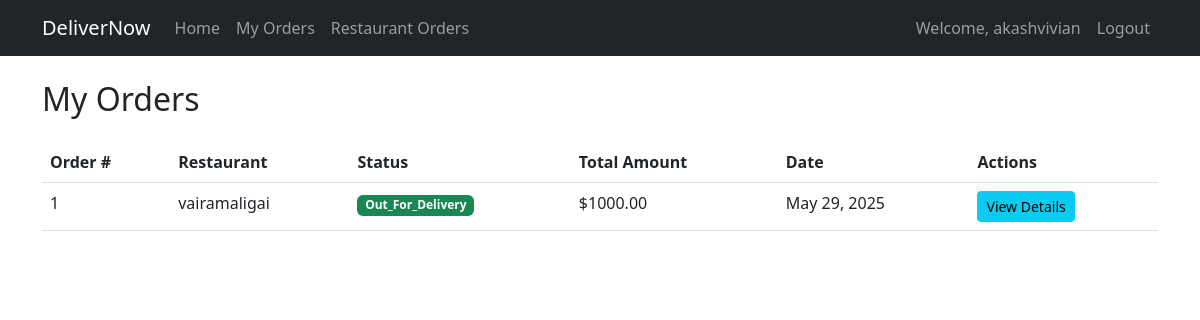
Page /orders/my/ (signed in) on the committed database.
### core/models.py (models this page shows, shortened)
class Order(models.Model):
    STATUS_CHOICES = [
        ('pending', 'Pending'),
        ('preparing', 'Preparing'),
        ('out_for_delivery', 'Out for Delivery'),
        ('delivered', 'Delivered'),
        ('cancelled', 'Cancelled'),
    ]
    customer = models.ForeignKey(User, on_delete=models.CASCADE, related_name='orders')
    restaurant = models.ForeignKey(Restaurant, on_delete=models.CASCADE, related_name='orders')
    delivery_agent = models.ForeignKey(DeliveryAgent, on_delete=models.SET_NULL, null=True, blank=True, related_name='orders')
    food_items = models.TextField()  # JSON string containing food items and quantities
    delivery_address = models.TextField()
    total_amount = models.DecimalField(max_digits=10, decimal_places=2)
    status = models.CharField(max_length=20, choices=STATUS_CHOICES, default='pending')
    created_at = models.DateTimeField(auto_now_add=True)
    updated_at = models.DateTimeField(auto_now=True)

class Restaurant(models.Model):
    name = models.CharField(max_length=100)
    address = models.TextField()
    phone = models.CharField(max_length=20)
    owner = models.ForeignKey(User, on_delete=models.CASCADE, related_name='restaurants')
    created_at = models.DateTimeField(auto_now_add=True)

### core/views.py (the view)
# urls.py: path('orders/my/', views.my_orders, name='my_orders'),
@login_required
def my_orders(request):
    orders = Order.objects.filter(customer=request.user).order_by('-created_at')
    return render(request, 'core/my_orders.html', {'orders': orders})

### core/templates/core/my_orders.html (shortened to what this page needs)
{% extends 'core/base.html' %}
{% block content %}
<div class="row">
    <div class="col-12">
        <h2 class="mb-4">My Orders</h2>
        {% if orders %}
            <div class="table-responsive">
                <table class="table table-hover">
                    <thead>
                        <tr>
                            <th>Order #</th>
                            <th>Restaurant</th>
                            <th>Status</th>
                            <th>Total Amount</th>
                            <th>Date</th>
                            <th>Actions</th>
                        </tr>
                    </thead>
                    <tbody>
                        {% for order in orders %}
                            <tr>
                                <td>{{ order.id }}</td>
                                <td>{{ order.restaurant.name }}</td>
                                <td>
                                    <span class="badge bg-{{ order.status|yesno:'success,warning,danger' }}">
                                        {{ order.status|title }}
                                    </span>
                                </td>
                                <td>${{ order.total_amount }}</td>
                                <td>{{ order.created_at|date:"M d, Y" }}</td>
                                <td>
                                    <a href="{% url 'order_detail' pk=order.pk %}" class="btn btn-sm btn-info">View Details</a>
                                </td>
                            </tr>
                        {% endfor %}
                    </tbody>
                </table>
            </div>
        {% else %}
            <p>You haven't placed any orders yet.</p>
            <a href="{% url 'home' %}" class="btn btn-primary">Browse Restaurants</a>
        {% endif %}
    </div>
</div>
{% endblock %}

### core/templates/core/base.html (shortened to what this page needs)
<!DOCTYPE html>
<html lang="en">
<head>
    <link href="https://cdn.jsdelivr.net/npm/bootstrap@5.3.0/dist/css/bootstrap.min.css" rel="stylesheet">
</head>
<body>
    <nav class="navbar navbar-expand-lg navbar-dark bg-dark">
        <div class="container">
            <a class="navbar-brand" href="{% url 'home' %}">DeliverNow</a>
            <div class="collapse navbar-collapse" id="navbarNav">
                <ul class="navbar-nav me-auto">
                    <li class="nav-item">
                        <a class="nav-link" href="{% url 'home' %}">Home</a>
                    </li>
                    {% if user.is_authenticated %}
                        <li class="nav-item">
                            <a class="nav-link" href="{% url 'my_orders' %}">My Orders</a>
                        </li>
                        {% if user.restaurants.exists %}
                            <li class="nav-item">
                                <a class="nav-link" href="{% url 'restaurant_orders' %}">Restaurant Orders</a>
                            </li>
                        {% endif %}
                    {% endif %}
                </ul>
                <ul class="navbar-nav">
                    {% if user.is_authenticated %}
                        <li class="nav-item">
                            <span class="nav-link">Welcome, {{ user.username }}</span>
                        </li>
                        <li class="nav-item">
                            <a class="nav-link" href="{% url 'logout' %}">Logout</a>
                        </li>
                    {% endif %}
                </ul>
            </div>
        </div>
    </nav>
    <div class="container mt-4">
        {% block content %}
        {% endblock %}
    </div>
</body>
</html>

### rows in the picture
Order: id "1", restaurant.name "vairamaligai", status "Out_For_Delivery", total_amount "1000.00", created_at "May 29, 2025"

### other values in the picture
{{ user.username }} "akashvivian"
